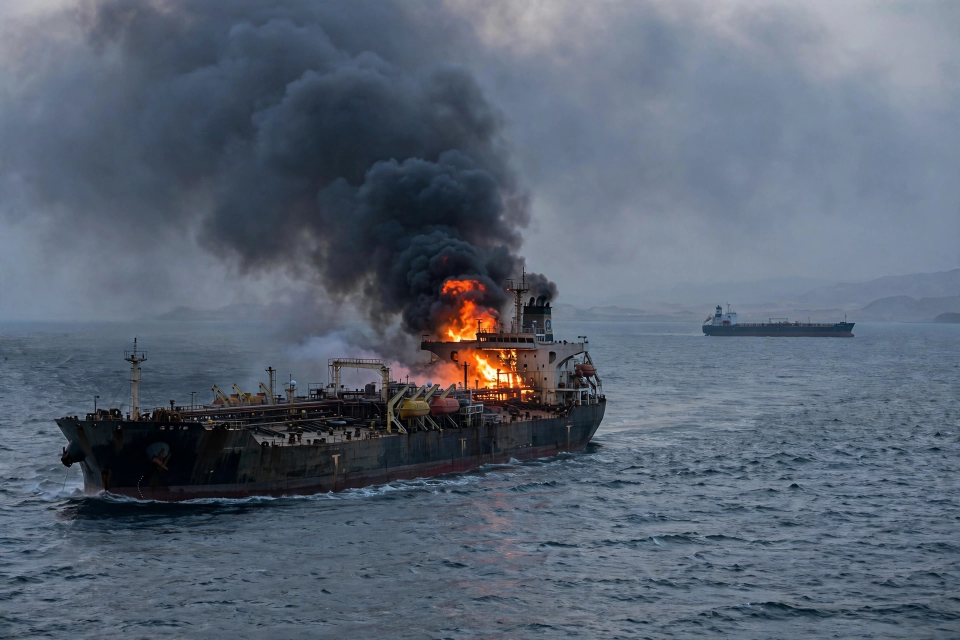
#> input picture assets/media-generation-hormuz-tanker-fire-0-84436f24-1a00-4a51-8dd2-f571803bacbe.png, 1920 x 1280 px (shown at 1/2 size)
$ python render_frontpage.py
#> lines starting #> are read from the running program, lines starting #| are printed output that depends on the picture
#!/usr/bin/env python3
"""Draw the 25 November 2026 front page and save it as entry.png.

Everything on the page is drawn from scratch with Pillow: the masthead,
the two photo panels (generated fresh for this entry), the briefs and the
numbers strip. No network is used. Run from the repository root:

    python3 tools/render_frontpage.py
"""

import os
import textwrap

from PIL import Image, ImageDraw, ImageFont

HERE = os.path.dirname(os.path.abspath(__file__))
ROOT = os.path.dirname(HERE)

W, H = 1024, 1024
PAPER = (247, 243, 234)
INK = (18, 20, 24)
NAVY = (16, 32, 56)
RED = (178, 34, 28)
GREY = (90, 92, 96)
LINE = (200, 192, 176)
PANEL = (255, 255, 255)

SERIF = "/usr/share/fonts/truetype/dejavu/DejaVuSerif.ttf"
SERIF_B = "/usr/share/fonts/truetype/dejavu/DejaVuSerif-Bold.ttf"
SANS = "/usr/share/fonts/truetype/dejavu/DejaVuSans.ttf"
SANS_B = "/usr/share/fonts/truetype/dejavu/DejaVuSans-Bold.ttf"


def font(path, size):
    return ImageFont.truetype(path, size)


def wrap(draw, text, fnt, max_w):
    """Greedy word wrap measured with the real font."""
    words = text.split()
    lines, cur = [], ""
    for word in words:
        trial = (cur + " " + word).strip()
        if draw.textlength(trial, font=fnt) <= max_w:
            cur = trial
        else:
            if cur:
                lines.append(cur)
            cur = word
    if cur:
        lines.append(cur)
    return lines


def draw_wrapped(draw, x, y, lines, fnt, fill, leading):
    for line in lines:
        draw.text((x, y), line, font=fnt, fill=fill)
        y += leading
    return y


def cover_crop(img, tw, th):
    """Centre-crop an image to the target aspect, then resize."""
    sw, sh = img.size
    scale = max(tw / sw, th / sh)
    nw, nh = int(sw * scale + 0.5), int(sh * scale + 0.5)
    img = img.resize((nw, nh), Image.LANCZOS)
    left = (nw - tw) // 2
    top = (nh - th) // 2
    return img.crop((left, top, left + tw, top + th))


def build():
    page = Image.new("RGB", (W, H), PAPER)
    d = ImageDraw.Draw(page)

    # ---- Masthead -------------------------------------------------------
    d.rectangle([0, 0, W, 104], fill=NAVY)
    d.text((28, 14), "THE WORLD  •  ONE DAY IN PICTURES",
           font=font(SANS_B, 17), fill=(214, 196, 150))
    d.text((28, 38), "WEDNESDAY 25 NOVEMBER 2026",
           font=font(SERIF_B, 43), fill=(255, 255, 255))
    d.rectangle([0, 104, W, 110], fill=RED)

    # ---- Lead story: Hormuz --------------------------------------------
    lead = Image.open(os.path.join(
        ROOT, "assets",
        "media-generation-hormuz-tanker-fire-0-84436f24-1a00-4a51-8dd2-f571803bacbe.png"))
#> lead is the input picture: PIL image 1920x1280 RGB; mean R, G, B 89.2, 99.9, 115
    page.paste(cover_crop(lead, 592, 296), (28, 126))
#> in cover_crop, `return img.crop((left, top, left + tw, top + th))`:
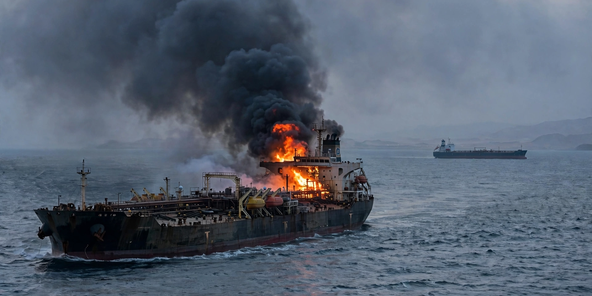
#> returned value: PIL image 592x296 RGB; mean R, G, B 85.5, 95.9, 110.7
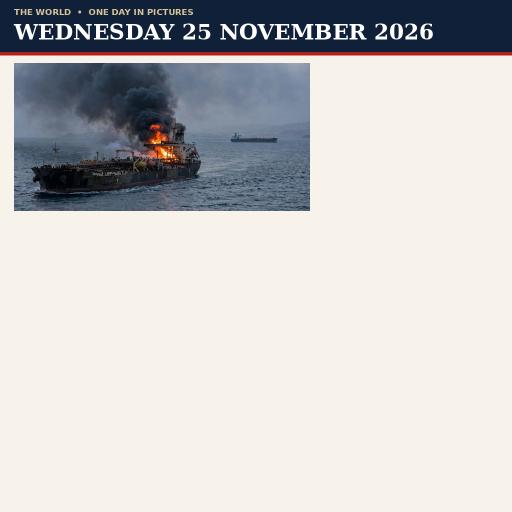
#> page: PIL image 1024x1024 RGB (shown at 1/2 size); mean R, G, B 198.9, 198.2, 196.2
    d.rectangle([28, 126, 620, 422], outline=INK, width=2)
    d.text((28, 432), "STRAIT OF HORMUZ", font=font(SANS_B, 16), fill=RED)
    d.text((28, 452), "Tankers ablaze after",
           font=font(SERIF_B, 34), fill=INK)
    d.text((28, 490), "mine strikes in the Gulf",
           font=font(SERIF_B, 34), fill=INK)
    deck = ("Iran says two oil tankers struck naval mines and caught "
            "fire in the Strait of Hormuz, the world's busiest oil "
            "chokepoint, as the IRGC blamed vessels on an "
            "unauthorised route.")
    draw_wrapped(d, 28, 536,
                 wrap(d, deck, font(SANS, 17), 592),
                 font(SANS, 17), (40, 42, 46), 22)

    # ---- Secondary story: Shenzhou-24 ----------------------------------
    rocket = Image.open(os.path.join(
        ROOT, "assets",
        "media-generation-shenzhou24-launch-0-ae62d47f-42ef-45ee-bf50-9c6ca23d4050.png"))
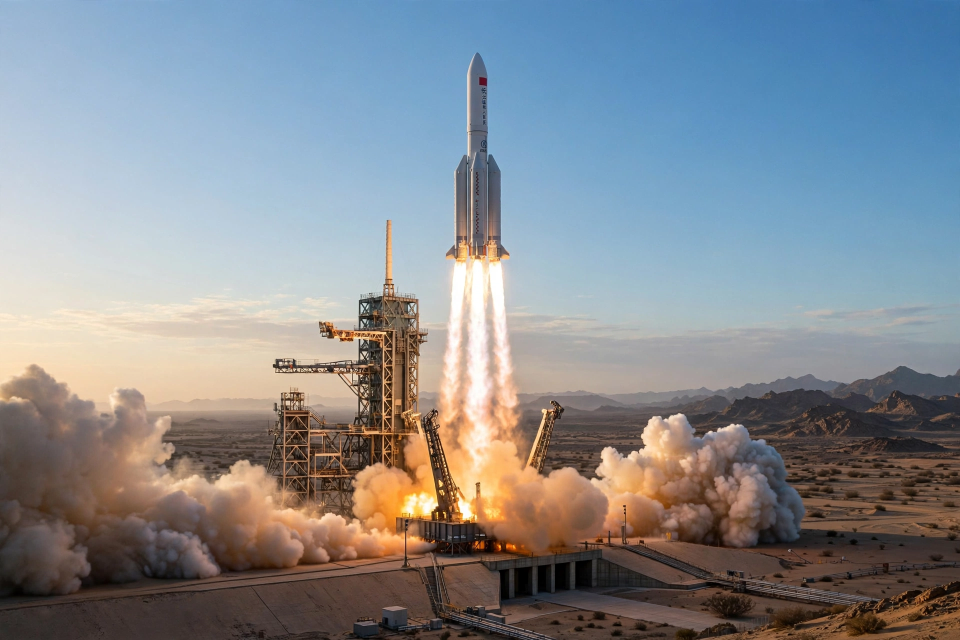
#> input picture assets/media-generation-shenzhou24-launch-0-ae62d47f-42ef-45ee-bf50-9c6ca23d4050.png, 1920 x 1280 px (shown at 1/2 size)
#> rocket is the input picture: PIL image 1920x1280 RGB; mean R, G, B 133.2, 138.8, 144.9
    page.paste(cover_crop(rocket, 352, 296), (644, 126))
#> call 2 of cover_crop, with tw = 352, th = 296
#> in cover_crop (call 2), `img = img.resize((nw, nh), Image.LANCZOS)`:
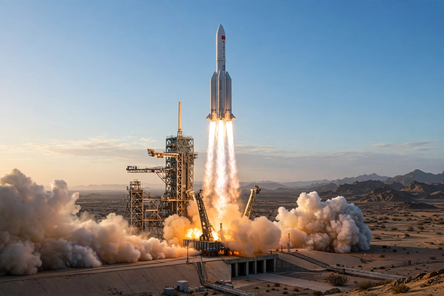
#> img: PIL image 444x296 RGB; mean R, G, B 133.2, 138.7, 144.9
#> in cover_crop (call 2), `return img.crop((left, top, left + tw, top + th))`:
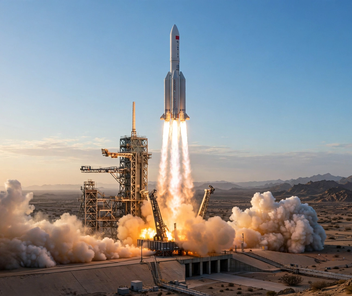
#> returned value: PIL image 352x296 RGB; mean R, G, B 135.7, 140.6, 146.1
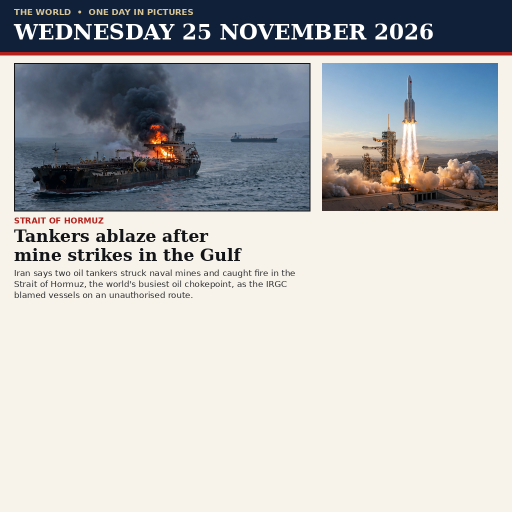
#> page: PIL image 1024x1024 RGB (shown at 1/2 size); mean R, G, B 184.8, 184.9, 184.4
    d.rectangle([644, 126, 996, 422], outline=INK, width=2)
    d.text((644, 432), "SPACE", font=font(SANS_B, 16), fill=RED)
    d.text((644, 452), "Pakistan's first",
           font=font(SERIF_B, 30), fill=INK)
    d.text((644, 486), "astronaut in orbit",
           font=font(SERIF_B, 30), fill=INK)
    deck2 = ("China's Shenzhou-24 lifts off with Muhammad Zeeshan Ali, "
             "the first foreign astronaut aboard the Tiangong station.")
    draw_wrapped(d, 644, 528,
                 wrap(d, deck2, font(SANS, 16), 352),
                 font(SANS, 16), (40, 42, 46), 21)

    # ---- The day in brief ----------------------------------------------
    d.rectangle([28, 636, 996, 638], fill=INK)
    d.text((28, 646), "THE DAY IN BRIEF",
           font=font(SERIF_B, 24), fill=INK)
    d.text((W - 28, 652), "WEDNESDAY 25 NOVEMBER 2026",
           font=font(SANS_B, 13), fill=GREY, anchor="ra")

    briefs = [
        ("TRADE", "US proposes new tariffs on 14 partners",
         "Rates of 20-40% floated; nothing takes effect before a 25 January hearing."),
        ("MARKETS", "Asian stocks plunge; Nasdaq slides again",
         "Seoul's KOSPI fell 6.16%, Tokyo 2.78%; the Nasdaq dropped 2% in New York."),
        ("TECH", "Huawei found guilty in US court",
         "A jury convicts the Chinese firm of trade-secret theft and bank fraud; racketeering charge fails."),
        ("YEMEN", "Houthis claim refinery attack in Saudi Arabia",
         "A day after a Riyadh tower strike injured 11, the Houthis say they hit Ras Tanura."),
        ("GAZA", "Israeli strike kills Hamas security chief",
         "Mohammad Abuelouf is killed with his wife and two children in Gaza City."),
        ("PACIFIC", "Australia signs base ban with Solomons",
         "A treaty bars any foreign military base on Solomon Islands; China pact not renewed."),
    ]
    col_w = 472
    for i, (kicker, head, body) in enumerate(briefs):
        col = i % 2
        row = i // 2
        x = 28 + col * 496
        y = 690 + row * 74
        d.text((x, y), kicker, font=font(SANS_B, 13), fill=RED)
        d.text((x + 78, y - 1), head, font=font(SANS_B, 14), fill=INK)
        blines = wrap(d, body, font(SANS, 13), col_w)[:2]
        draw_wrapped(d, x, y + 21, blines, font(SANS, 13),
                     (52, 54, 58), 17)

    # ---- Numbers strip ---------------------------------------------------
    d.rectangle([28, 916, 996, 980], fill=NAVY)
    stats = [
        ("2", "tankers on fire"),
        ("-6.16%", "KOSPI in Seoul"),
        ("50,019", "Dow over 50,000"),
        ("19", "killed in Sudan"),
    ]
    seg = 968 // 4
    for i, (num, label) in enumerate(stats):
        x = 28 + i * seg
        d.text((x + 18, 924), num, font=font(SERIF_B, 26), fill=(255, 255, 255))
        d.text((x + 18, 954), label, font=font(SANS, 13), fill=(214, 196, 150))
        if i:
            d.line([x, 926, x, 970], fill=(90, 110, 140), width=1)

    # ---- Footer ----------------------------------------------------------
    d.text((28, 992), "Sources: Reuters, AP, BBC, New York Times, Dawn  •  All events of 25 November 2026",
           font=font(SANS, 12), fill=GREY)

    out = os.path.join(ROOT, "entry.png")
    page.save(out, "PNG", optimize=True)
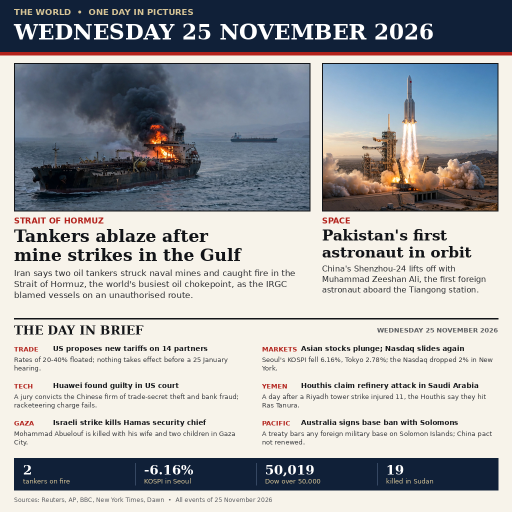
#> saved as entry.png: PIL image 1024x1024 RGB (shown at 1/2 size); mean R, G, B 165.2, 166.4, 168.1
    return out


if __name__ == "__main__":
    path = build()
    size = os.path.getsize(path)
    print(f"wrote {path} ({size} bytes)")
